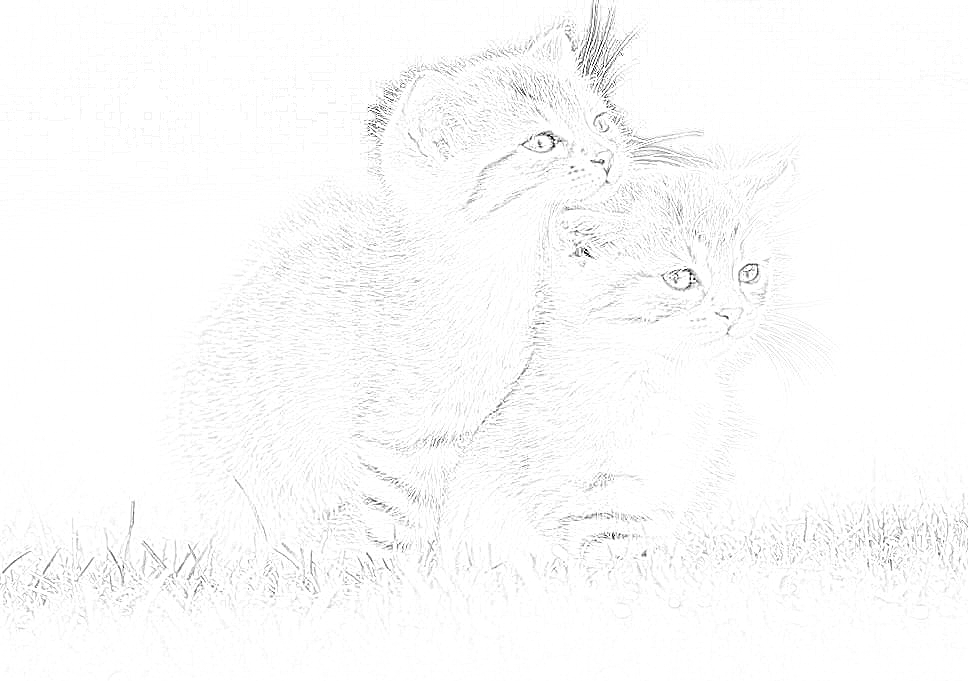
#> input picture images/cats.png, 968 x 681 px, given in place of cats.jpg, which was not available
$ python PencilDrawing.py
#> lines starting #> are read from the running program, lines starting #| are printed output that depends on the picture
import cv2

def dodge(image, mask):
  return cv2.divide(image, 255-mask, scale=256)

def burn(image, mask):
  return 255 - cv2.divide(255-image, 255-mask, scale=256)


img = cv2.imread('cats.jpg', 0)
#> img is the input picture: shape (681, 968); min 0, max 255, mean 251.1
img2=255-img
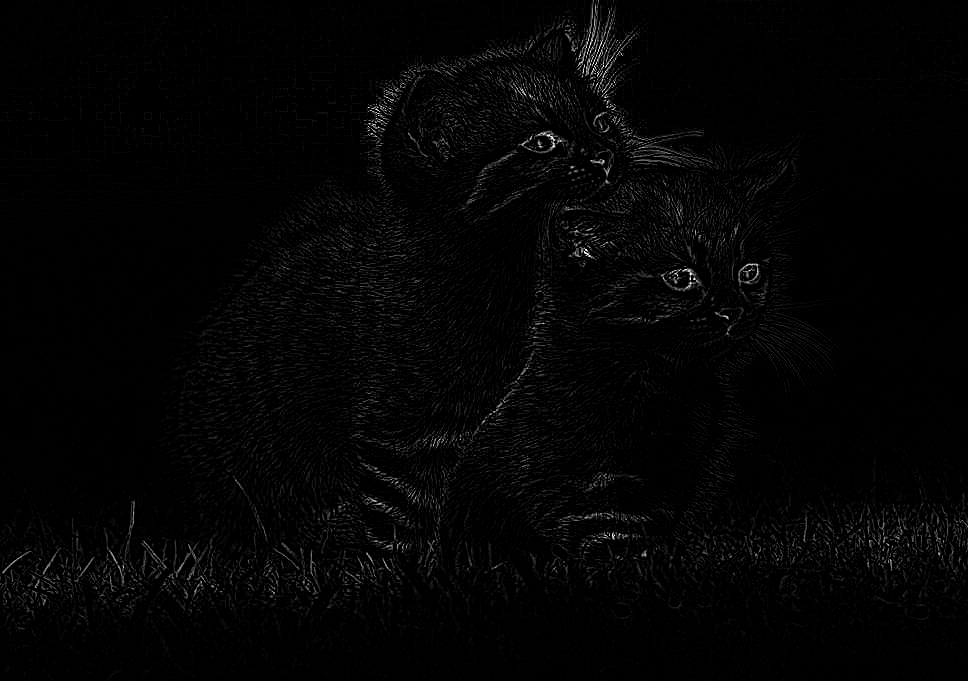
#> img2: shape (681, 968); min 0, max 255, mean 3.9
blurImg = cv2.GaussianBlur(img2,(7,7),0)
blended=dodge(img,blurImg)
cv2.imshow('image', blended)
k = cv2.waitKey(0) & 0xFF
#> (key Esc is pressed here)

# wait for ESC key to exit
if k == 27:
    cv2.destroyAllWindows()

# wait for 's' key to save and exit
elif k == ord('s'):
    cv2.imwrite('messigray.png',img)
    cv2.destroyAllWindows()

$ run again, with images/girl.png copied over images/cats.png
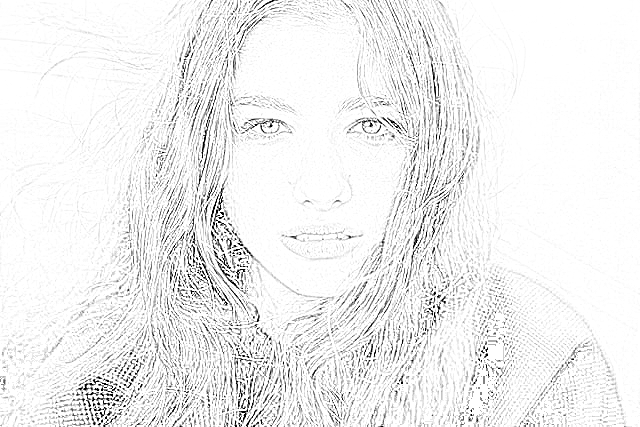
#> input picture images/girl.png, 640 x 427 px, given in place of cats.jpg, which was not available
#> img is the input picture: shape (427, 640); min 0, max 255, mean 239.4
#> `blurImg = cv2.GaussianBlur(img2,(7,7),0)`:
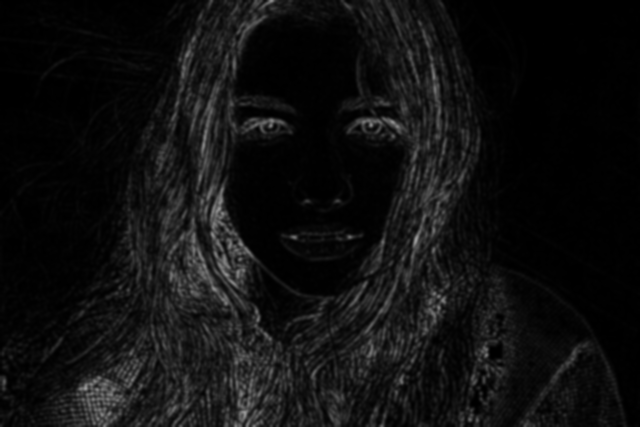
#> blurImg: shape (427, 640); min 0, max 157, mean 15.6
#> in dodge, `return cv2.divide(image, 255-mask, scale=256)`:
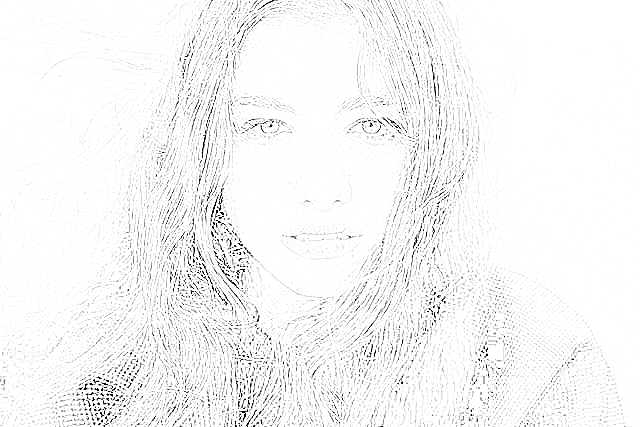
#> returned value: shape (427, 640); min 0, max 255, mean 245.7
